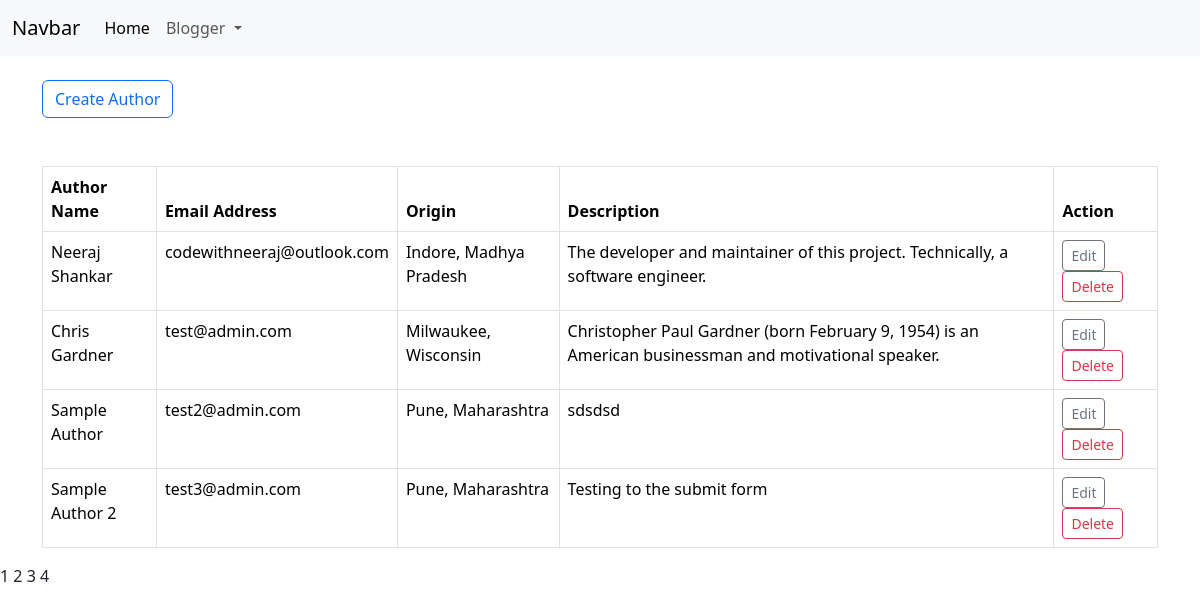
Page /author/ on the committed database.
### blogger/models.py (models this page shows, shortened)
class Author(models.Model):
    name = models.CharField(max_length=50, unique=True)
    origin = models.CharField(max_length=100)
    email = models.EmailField(max_length=50, unique=True)
    bio = models.TextField()

### blogger/views.py (the view, shortened to what this page needs)
# urls.py: path('author/', views.show_author_list, name='blogger__author'),
def show_author_list(request):
    authors = Author.objects.all()
    context = {"author_list": authors}
    return render(request, "blogger/index.html", context=context)

### blogger/templates/blogger/index.html (shortened to what this page needs)
{% extends 'base.html' %}
{% block body %}
<div class="container">
  <br>
  <button type="button" id="cwn--open-model-form-btn" class="btn btn-outline-primary">Create Author</button>
  <br>
</div>
<br><br>
<div class="container">
  <div class="table-responsive">
    <table id="table2" class="table table-bordered">
      <thead>
        <tr>
          <th class="header"><span class="last-name">Author Name</span></th>
          <th class="header"><span class="first-name">Email Address</span></th>
          <th class="header"><span class="email">Origin</span></th>
          <th class="header"><span class="dues">Description</span></th>
          <th class="header"><span class="dues">Action</span></th>
        </tr>
      </thead>
      <tbody>
        {% for author in author_list %}
        <tr>
          <td class="last-name">{{author.name}}</td>
          <td class="first-name">{{author.email}}</td>
          <td class="email">{{author.origin}}</td>
          <td class="dues">{{author.bio}}</td>
          <td class="action">
            <a href="#edit" id="cwn--open-model-form-btn" class="btn btn-outline-secondary btn-sm">Edit</a>
            <a href="#delete" class="btn btn-outline-danger btn-sm">Delete</a>
          </td>
        </tr>
        {% endfor %}
      </tbody>
    </table>
  </div>
</div>
{% for item in author_list %}
{{item.id}}
{% endfor %}
{% endblock body %}

### templates/base.html (shortened to what this page needs)
{% load  static %}
<!doctype html>
<html lang="en">
  <head>
    <link href="https://cdn.jsdelivr.net/npm/bootstrap@5.3.2/dist/css/bootstrap.min.css" rel="stylesheet">
    <link rel="stylesheet" href="{% static 'css/styles.css' %}">
  </head>
  <nav class="navbar navbar-expand-lg bg-body-tertiary">
    <div class="container-fluid">
      <a class="navbar-brand" href="#">Navbar</a>
      <div class="collapse navbar-collapse" id="navbarNavDropdown">
        <ul class="navbar-nav">
          <li class="nav-item">
            <a class="nav-link active" aria-current="page" href="#">Home</a>
          </li>
          <li class="nav-item dropdown">
            <a class="nav-link dropdown-toggle" href="#" role="button" data-bs-toggle="dropdown" aria-expanded="false">
              Blogger
            </a>
          </li>
        </ul>
      </div>
    </div>
  </nav>
  <body>
    {% block body %}
    {% endblock body %}
  </body>
</html>

### static/css/styles.css (style rules this page uses)
#cwn--open-model-form-btn { cursor: pointer; }

### rows in the picture
Author: name "Neeraj Shankar", email "codewithneeraj@outlook.com", origin "Indore, Madhya Pradesh", bio "The developer and maintainer of this project. Technically, a software engineer.", id "1"
Author: name "Chris Gardner", email "test@admin.com", origin "Milwaukee, Wisconsin", bio "Christopher Paul Gardner (born February 9, 1954) is an American businessman and motivational speaker.", id "2"
Author: name "Sample Author", email "test2@admin.com", origin "Pune, Maharashtra", bio "sdsdsd", id "3"
Author: name "Sample Author 2", email "test3@admin.com", origin "Pune, Maharashtra", bio "Testing to the submit form", id "4"
